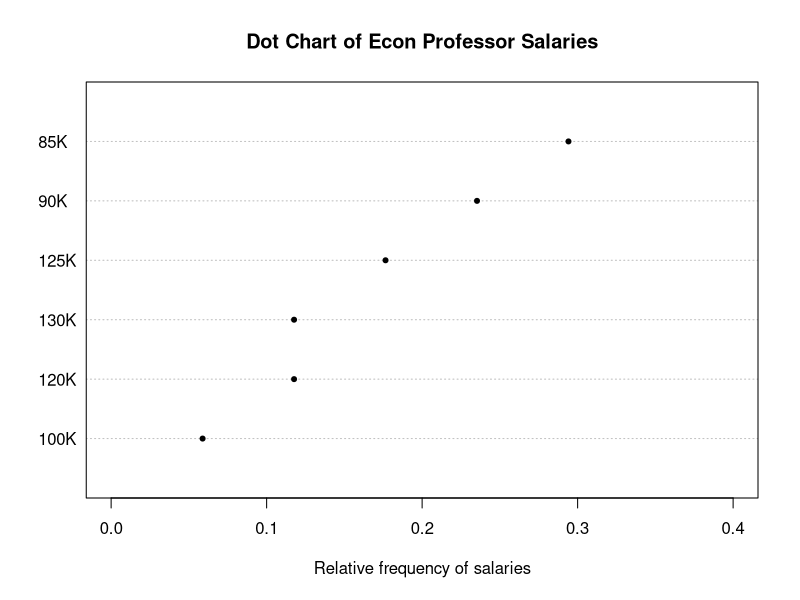
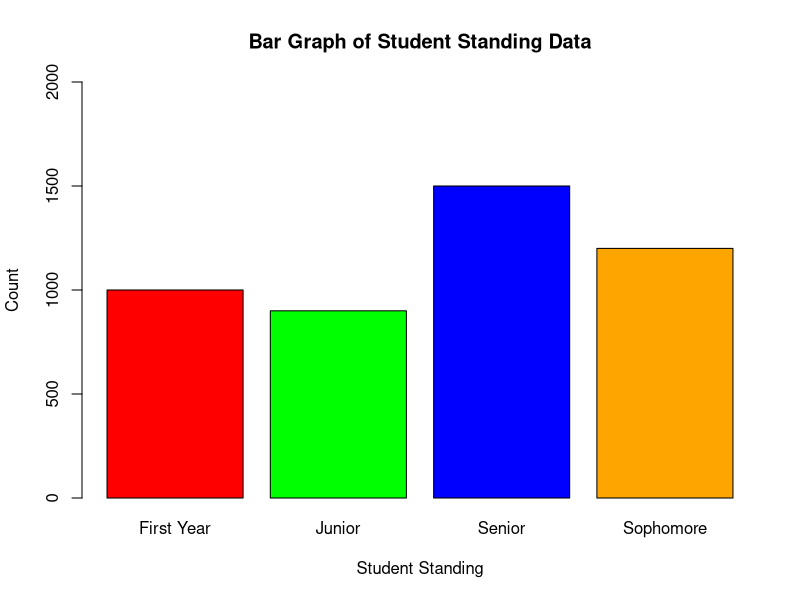

Generate these figures, in order, with R:
## ---- chunk 1
knitr::opts_chunk$set(echo = TRUE)
## ---- chunk 2
#create table with salaries and frequency

salaryset <- c(rep('85K', 5), rep('90K', 4), rep('100K', 1), rep('120K', 2), 
rep('125K', 3), rep('130K', 2))

salarytable <- table(salaryset)

## ---- chunk 3
salarytable #notice that R arranged in different order than what was entered in set 
## ---- chunk 4
#constructing relative frequency distribution of the data in the table.

s <- sum(salarytable)

#divide by sum to get relative frequencies
relfreq <- salarytable/s 

#view freq
relfreq
## ---- chunk 5
dotchart(sort(relfreq),
         xlab = 'Relative frequency of salaries',
         main = 'Dot Chart of Econ Professor Salaries',
         xlim = c(0, 0.4), pch = 20, color = 'black')
## ---- chunk 6
salaries <- c(rep(85000, 5), rep(90000, 4), rep(100000, 1), rep(120000, 2), 
rep(125000, 3), rep(130000, 2))

head(salaries, 9) #confirming data entered correctly. Note that salaries is numerical and salaryset is categorical.
## ---- chunk 7
mean(salaries)
## ---- chunk 8
median(salaries)
## ---- chunk 9
min(salaries)
max(salaries)
## ---- chunk 10
IQR(salaries) #IQR is 40,000
summary(salaries) #quartiles 
## ---- chunk 11
#create table with grade and frequency

students <- c(rep('First Year', 1000), rep('Sophomore', 1200), rep('Junior', 900), rep('Senior', 1500))

studenttable <- table(students)
studenttable
## ---- chunk 12
#building up to bar chart by making a relative frequency distribution

n <- sum(studenttable)

#divide by sum and make new table w/ relative frequencies 

studentfreq <- studenttable/n
studentfreq
## ---- chunk 13
#barplot
barplot(studenttable, col = c('red', 'green', 'blue', 'orange'),
        xlab = 'Student Standing',
        ylab = 'Count',
        ylim = c(0, 2000), main = 'Bar Graph of Student Standing Data')
